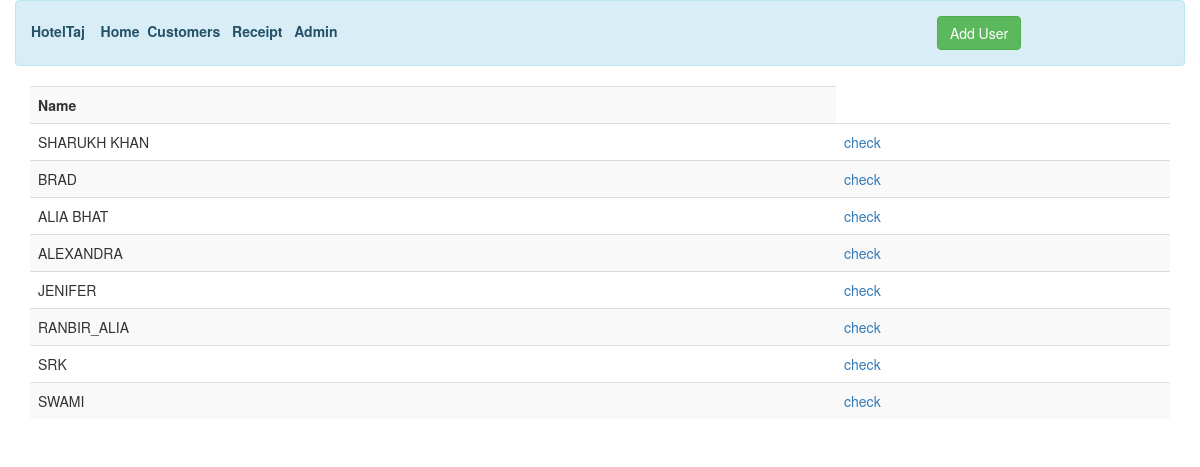
The app's page /Receipt/ with its own data.
### hotelapp/models.py (models this page shows, shortened)
class Customer(models.Model):
     name = models.CharField(max_length=256,blank=False)
     age = models.PositiveIntegerField()
     checkin = models.DateTimeField(auto_now=True,blank=True)
     phoneno = models.PositiveIntegerField()
     idproof = models.ImageField()
     reporting = models.ForeignKey(Manager,on_delete=models.CASCADE)
     Choices = (
         ('Normal','NORMAL'),
         ('Ac','AC'),
         ('Non-ac','NON-AC'),
         ('Delux','DELUX'),
         ('Delux Pro','DELUX PRO'),
         ('Super Delux','SUPER DELUX'),
         ('Suite','SUITE')
    )
     room = models.CharField(max_length=25,choices=Choices,null=True)
     Select = (
         ('net banking','Net banking'),
         ('debit card','Debit Card'),
         ('credit card','Credit Card'),
         ('paytm','PayTm')
     )
     payment_mode = models.CharField(max_length=20,choices=Select,null=True)

### hotelapp/views.py (the view)
# urls.py: path('Receipt/',views.Bill.as_view(),name='receipt'),
class Bill(ListView):
    template_name = 'receipt.html'
    model = Customer

### templates/receipt.html (shortened to what this page needs)
{% extends 'base.html' %}
{% block content %}
<html lang="en">
<head>
</head>
<body>
<div class="container">
<table class="table table-striped"><tr>
    <th>Name</th>
     </tr>
    {% for rec in customer_list %}
    <tr><td>{{rec.name}}</td>
        <td><a href="{{rec.id}}">check</a></td> </tr>
    {% endfor %}
</table>
</div>
</body>
</html>
{% endblock %}

### records on screen
Customer: name "SHARUKH KHAN"
Customer: name "BRAD"
Customer: name "ALIA BHAT"
Customer: name "ALEXANDRA"
Customer: name "JENIFER"
Customer: name "RANBIR_ALIA"
Customer: name "SRK"
Customer: name "SWAMI"
